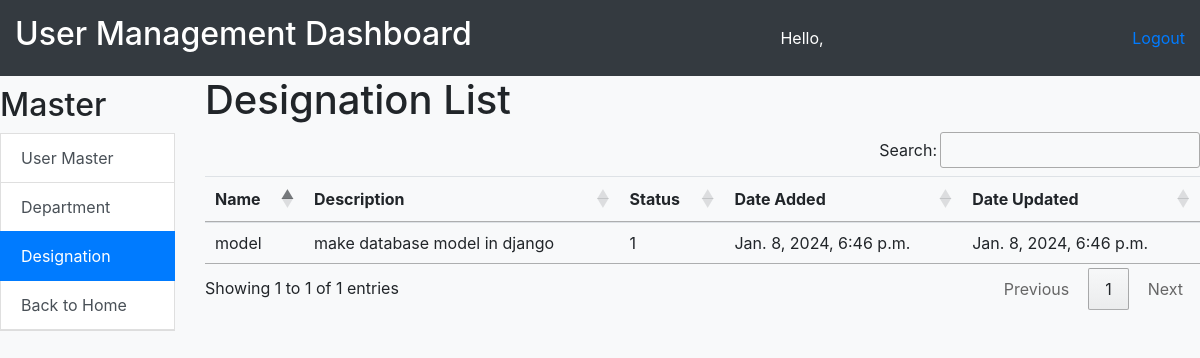
Page /emp_home/designation/ on the committed database.
### employee/models.py (models this page shows, shortened)
class Designation(models.Model):
    STATUS_CHOICES = [
        (1, 'Active'),
        (0, 'Inactive'),
    ]
    name = models.TextField()
    description = models.TextField()
    status = models.IntegerField(choices=STATUS_CHOICES, default=1)
    date_added = models.DateTimeField(default=timezone.now)
    date_updated = models.DateTimeField(auto_now=True)

### employee/views.py (the view)
# urls.py: path('designation/', designation, name='designation'),
def designation(request):
    designations = Designation.objects.all()
    return render(request, 'designation.html', {'designations': designations})

### employee/templates/designation.html
{% extends 'user_management.html' %}
{% block content %}
  <h1>Designation List</h1>
  <table class="table" id='example'>
    <thead>
      <tr>
        <th scope="col">Name</th>
        <th scope="col">Description</th>
        <th scope="col">Status</th>
        <th scope="col">Date Added</th>
        <th scope="col">Date Updated</th>
      </tr>
    </thead>
    <tbody>
      {% for designation in designations %}
        <tr>
          <td>{{ designation.name }}</td>
          <td>{{ designation.description }}</td>
          <td>{{ designation.status }}</td>
          <td>{{ designation.date_added }}</td>
          <td>{{ designation.date_updated }}</td>
        </tr>
      {% endfor %}
    </tbody>
  </table>
{% endblock %}

### employee/templates/user_management.html (style rules this page uses)
body { background-color: #f8f9fa; margin: 0; }

### rows in the picture
Designation: name "model", description "make database model in django", status "1", date_added "Jan. 8, 2024, 6:46 p.m.", date_updated "Jan. 8, 2024, 6:46 p.m."
